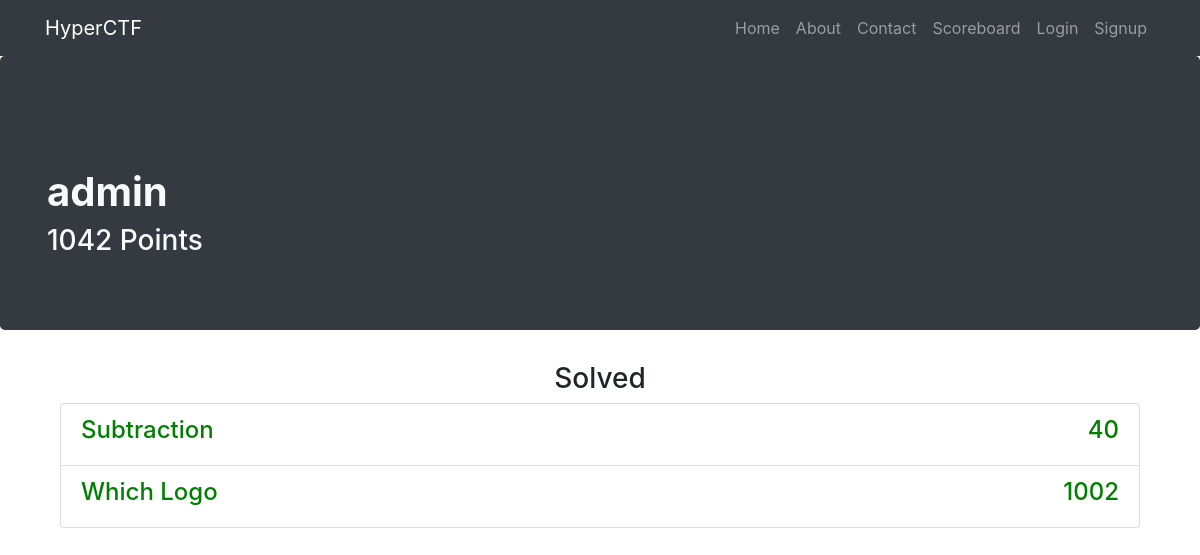
Screenshot of /u/admin with the database file from the repository.
### app.py (models this page shows, shortened)
class User(db.Model):
	__tablename__ = "users"
	id = db.Column(db.Integer, primary_key=True)
	username = db.Column(db.String(20), unique=True, nullable=False)
	password = db.Column(db.String(80), unique=False, nullable=False)
	email = db.Column(db.String(80), unique=True, nullable=False)
	points = db.Column(db.Integer, unique=False, nullable=False)
	date_created = db.Column(db.DateTime, default=datetime.datetime.utcnow)
	solved_challenges = db.relationship('Challenge', secondary="solved", backref=db.backref('solved_users', lazy='dynamic'))

class Challenge(db.Model):
	__tablename__ = "challenges"
	id = db.Column(db.Integer, primary_key=True)
	name = db.Column(db.String(20), unique=True, nullable=False)
	points = db.Column(db.Integer, unique=True, nullable=False)
	content = db.Column(db.String(225), unique=True, nullable=False)
	answer = db.Column(db.String(225), unique=True, nullable=False)

### app.py (the view)
@app.route('/u', defaults={'path': ''})
@app.route('/u/<path:path>', methods=["GET", "POST"])
def catch_all_users(path):
	solved_challenges = []
	user = User.query.filter_by(username=path).first()
	if user is None:
		return abort(404)
	for challenge in user.solved_challenges:
		solved_challenges.append(challenge)
	return render_template("user_info.html", solved_challenges = solved_challenges, user = user)

### templates/user_info.html (shortened to what this page needs)
{% extends "header.html"%}
{% block body %}
<div class="jumbotron bg-dark">
  <div class="container">
    <h1 class="mt-5 text-light" align=""><strong>{{ user.username }}</strong></h1>
    <h3 class="mt-9 text-light" align="">{{ user.points }} Points</h3>
  </div>
</div>
<div class="container">
  <div class="row">
    <div class="col-lg-12 text-center">
      <h3 class="mt-9" align="center">Solved</h3>
      <div class="container">
        <div class="list-group">
          {% for challenge in solved_challenges %}
          <a href="/challenges/{{ challenge.id }}" class="list-group-item">
            <div id="header">
              <h4 style="float: left; width: 50%; text-align: left; color:green;"> {{ challenge.name }} </h4>
              <h4 style="float: left; width: 50%; text-align: right; color:green;"> {{ challenge.points }} </h4>
            </div>
          </a>
          {% endfor %}
        </div>
      </div>
    </div>
  </div>
</div>
{% endblock %}

### rows the page displays
User: username "admin", points "1042"
Challenge: name "Subtraction", points "40"
Challenge: name "Which Logo", points "1002"
